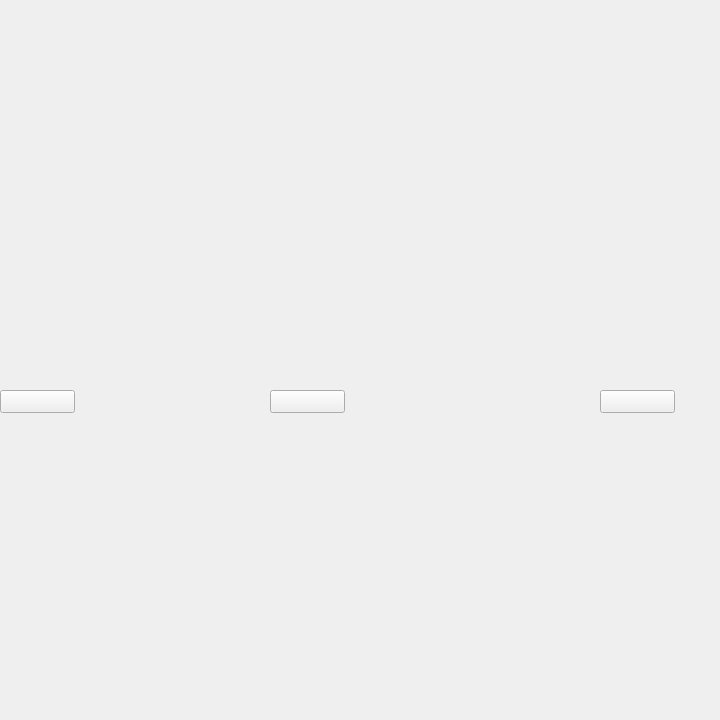
<?xml version="1.0" encoding="UTF-8"?>
<ui version="4.0">
 <class>QCamDemo</class>
 <widget class="QMainWindow" name="QCamDemo">
  <property name="geometry">
   <rect>
    <x>0</x>
    <y>0</y>
    <width>720</width>
    <height>720</height>
   </rect>
  </property>
  <property name="windowTitle">
   <string>QCamDemo</string>
  </property>
  <widget class="QWidget" name="centralWidget">
   <widget class="QPushButton" name="CamExit">
    <property name="geometry">
     <rect>
      <x>0</x>
      <y>390</y>
      <width>75</width>
      <height>23</height>
     </rect>
    </property>
    <property name="text">
     <string/>
    </property>
    <property name="iconSize">
     <size>
      <width>100</width>
      <height>100</height>
     </size>
    </property>
   </widget>
   <widget class="QPushButton" name="CamStart">
    <property name="geometry">
     <rect>
      <x>270</x>
      <y>390</y>
      <width>75</width>
      <height>23</height>
     </rect>
    </property>
    <property name="text">
     <string/>
    </property>
    <property name="iconSize">
     <size>
      <width>100</width>
      <height>100</height>
     </size>
    </property>
   </widget>
   <widget class="QPushButton" name="CamFunction">
    <property name="geometry">
     <rect>
      <x>600</x>
      <y>390</y>
      <width>75</width>
      <height>23</height>
     </rect>
    </property>
    <property name="text">
     <string/>
    </property>
    <property name="iconSize">
     <size>
      <width>100</width>
      <height>100</height>
     </size>
    </property>
   </widget>
  </widget>
 </widget>
 <layoutdefault spacing="6" margin="11"/>
 <resources/>
 <connections/>
</ui>
